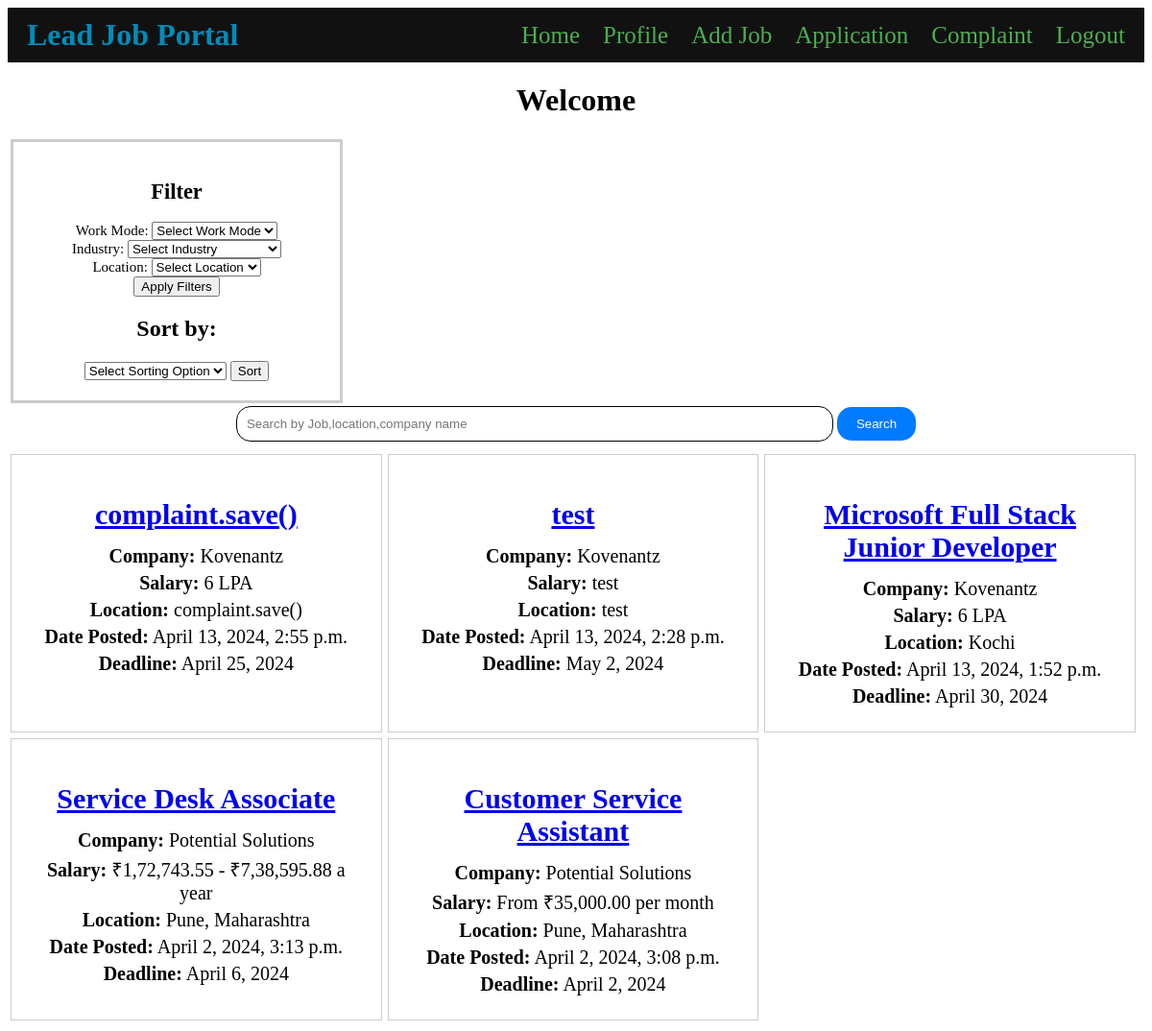
Screenshot of / (signed in) with the database file from the repository.
### employeer/models.py (models this page shows, shortened)
class Job(models.Model):
    company_name = models.ForeignKey(Company, on_delete=models.CASCADE)
    user = models.ForeignKey(User, on_delete=models.CASCADE, null=True, blank=True)
    user_email = models.EmailField(blank=True)
    title = models.CharField(max_length=100)
    description = models.TextField()
    required_qualifications = models.TextField()
    desired_qualifications = models.TextField()
    responsibilities = models.TextField()
    application_deadline = models.DateField()
    salary_range = models.CharField(max_length=100)
    location = models.CharField(max_length=100)
    date_added = models.DateTimeField(default=timezone.now)
    employment_type = models.CharField(max_length=20, choices=[('work_from_home', 'Work From Home'), ('work_from_office', 'Work From Office'), ('hybrid', 'Hybrid')])
    company_benefits = models.TextField()
    how_to_apply = models.TextField()
    other_information = models.TextField()
    industry_type = [
        ('IT', 'Information Technology'),
        ('Healthcare', 'Healthcare'),
        ('Finance', 'Finance'),
        ('Education', 'Education'),
        ('Manufacturing', 'Manufacturing'),
    ]
    industry = models.CharField(max_length=20, choices=industry_type,default='IT')

### users/models.py (models this page shows)
class Company(models.Model):
    user = models.OneToOneField(User, on_delete=models.CASCADE)
    company_name = models.CharField(max_length=100, blank=True)
    company_website = models.URLField(blank=True)
    DESIGNATION_CHOICES = [
        ('hr', 'HR'),
        ('manager', 'Manager'),
        ('ceo', 'CEO')
    ]
    designation = models.CharField(max_length=20, choices=DESIGNATION_CHOICES, default='hr')
    def __str__(self):
        return self.company_name

### users/views.py (the view, shortened to what this page needs)
# urls.py: path('', views.homepage, name='home'),
def homepage(request):
    job_listings = Job.objects.all()
    employment_type = request.GET.get('employment_type')
    industry = request.GET.get('industry')
    location = request.GET.get('location')
    search_query = request.GET.get('search')
    sort_by = request.GET.get('sort_by')
    if employment_type:
        job_listings = job_listings.filter(employment_type=employment_type)
    if industry:
        job_listings = job_listings.filter(industry=industry)
    if location:
        job_listings = job_listings.filter(location=location)
    if sort_by == 'within_12_hours':
        job_listings = job_listings.filter(date_added__gte=timezone.now() - timedelta(hours=2))
    elif sort_by == 'within_24_hours':
        job_listings = job_listings.filter(date_added__gte=timezone.now() - timedelta(days=1))
    elif sort_by == 'within_7_days':
        job_listings = job_listings.filter(date_added__gte=timezone.now() - timedelta(days=7))
    elif sort_by == 'within_1_month':
        job_listings = job_listings.filter(date_added__gte=timezone.now() - timedelta(days=30))
    job_listings = job_listings.order_by('-id')
    return render(request, 'users/homepage.html', {'job_listings': job_listings})

### users/templates/users/homepage.html (shortened to what this page needs)
{% include 'users/navbar.html' %}
<!DOCTYPE html>
<html lang="en">
<head>
</head>
<body>
    <div class="container1">
    <h1>Welcome</h1>
    <div class="filter-box-container">
    <div class="filter-box">
        <h2>Filter</h2>
        <form method="GET" action="{% url 'home' %}">
            <div class="form-group">
                <label for="employment_type">Work Mode:</label>
                <select name="employment_type" id="employment_type">
                    <option value="">Select Work Mode</option>
                </select>
            </div>
            <div class="form-group">
                <label for="industry">Industry:</label>
                <select name="industry" id="industry">
                    <option value="">Select Industry</option>
                </select>
            </div>
            <div class="form-group">
                <label for="location">Location:</label>
                <select name="location" id="location">
                    <option value="">Select Location </option>
                </select>
            </div>
            <button type="submit">Apply Filters</button>
        </form>
    </div>
    <div class="sort-box">
        <h2>Sort by:</h2>
        <form method="GET" action="{% url 'home' %}">
            <select name="sort_by" id="sort_by">
                <option value="">Select Sorting Option</option>
            </select>
            <button type="submit">Sort</button>
        </form>
    </div>
    </div>
    <form method="GET" action="{% url 'home' %}">
        <input type="text" name="search" placeholder="Search by Job,location,company name" class="search-box">
        <button type="submit" class="search-button">Search</button>
    </form>
<div class="job-listing-container">
    {% for job in job_listings %}
    <div class="job-listing">
        <h2>
            {% if request.user.is_authenticated %}
                <a href="{% url 'job_seeker:job_detail' job.id %}">{{ job.title }}</a>
            {% else %}
                <a href="{% url 'login' %}?next={{ request.path }}">{{ job.title }}</a>
            {% endif %}
        </h2>
        <p><strong>Company:</strong> {{ job.company_name }}</p>
        <p><strong>Salary:</strong> {{ job.salary_range }}</p>
        <p><strong>Location:</strong> {{ job.location }}</p>
        <p><strong>Date Posted:</strong> {{ job.date_added }}</p>
        <p><strong>Deadline:</strong> {{ job.application_deadline }}</p>
    </div>
    {% empty %}
    <p>No job listings available.</p>
    {% endfor %}
</div>
</div>
</body>
</html>

### users/templates/users/homepage.html (style rules this page uses)
.container1 { text-align: center; margin-top: 20px; }
.search-box { width: 600px; padding: 10px; border: 1px solid #060000; border-radius: 15px; margin-bottom: 10px; }
.search-button { padding: 10px 20px; background-color: #007bff; color: white; border: none; border-radius: 15px; cursor: pointer; }
.job-listing-container { display: flex; flex-wrap: wrap; }
.job-listing { width: calc(33.33% - 50px); border: 1px solid #ccc; margin: 3px; padding: 20px; }
.job-listing h2 { font-size: 30px; margin-bottom: 15px; }
.job-listing p { margin: 5px 0; font-size: 20px; }
.filter-box-container { border: 3px solid #ccc; margin: 3px; padding: 20px; width:300px; }
.filter-box { font-size: 15px; }

### rows the page displays
Job: title "complaint.save()", company_name "Kovenantz", salary_range "6 LPA", location "complaint.save()", date_added "April 13, 2024, 2:55 p.m.", application_deadline "April 25, 2024"
Job: title "test", company_name "Kovenantz", salary_range "test", location "test", date_added "April 13, 2024, 2:28 p.m.", application_deadline "May 2, 2024"
Job: title "Microsoft Full Stack Junior Developer", company_name "Kovenantz", salary_range "6 LPA", location "Kochi", date_added "April 13, 2024, 1:52 p.m.", application_deadline "April 30, 2024"
Job: title "Service Desk Associate", company_name "Potential Solutions", salary_range "₹1,72,743.55 - ₹7,38,595.88 a year", location "Pune, Maharashtra", date_added "April 2, 2024, 3:13 p.m.", application_deadline "April 6, 2024"
Job: title "Customer Service Assistant", company_name "Potential Solutions", salary_range "From ₹35,000.00 per month", location "Pune, Maharashtra", date_added "April 2, 2024, 3:08 p.m.", application_deadline "April 2, 2024"
